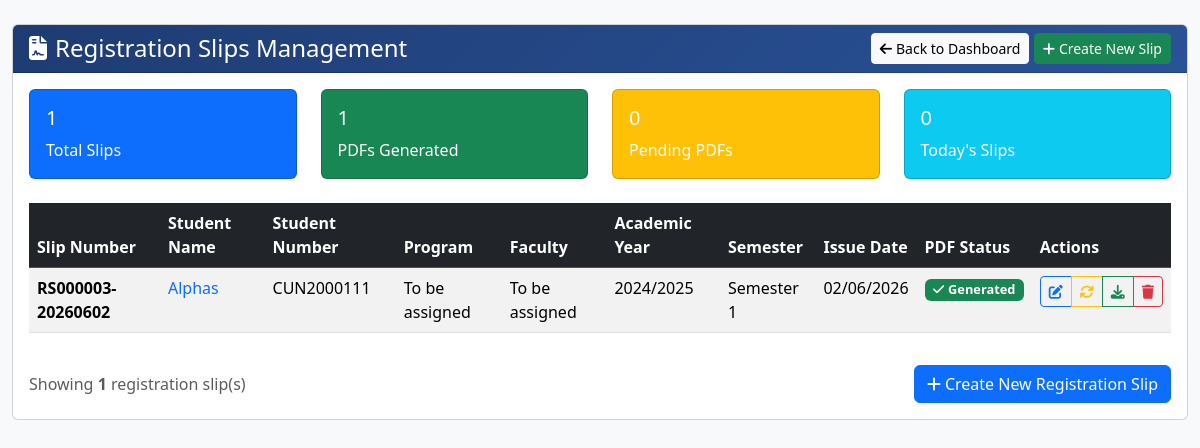
The page /admin/view_registration_slips (signed in) on the database as committed earlier.
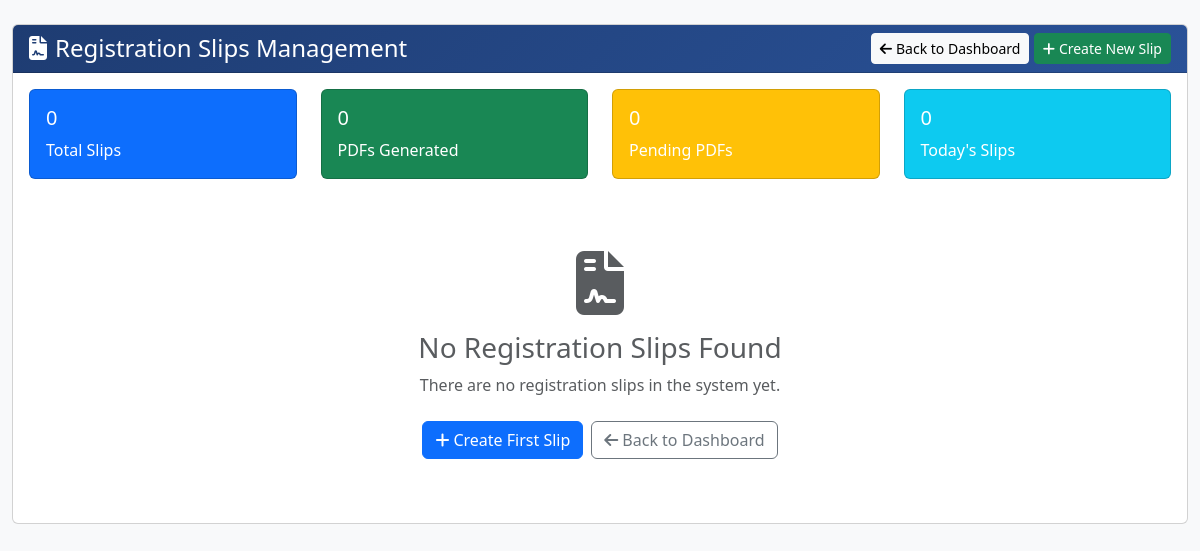
The same page on the database as committed later.
### app/models.py (models this page shows, shortened)
class RegistrationSlip(db.Model):
    __tablename__ = "registration_slip"
    id = db.Column(db.Integer, primary_key=True)
    slip_number = db.Column(db.String(50), unique=True, nullable=False)
    student_id = db.Column(db.Integer, db.ForeignKey('student.id'), nullable=False)
    issue_date = db.Column(db.DateTime, nullable=False, default=lambda: datetime.now(timezone.utc))
    pdf_filename = db.Column(db.String(255), nullable=True)
    created_by = db.Column(db.String(100), nullable=True)
    created_date = db.Column(db.DateTime, default=lambda: datetime.now(timezone.utc))
    academic_year = db.Column(db.String(20), nullable=True)
    semester = db.Column(db.String(20), nullable=True)
    program_name = db.Column(db.String(100), nullable=True)
    faculty_name = db.Column(db.String(100), nullable=True)
    student = db.relationship("Student", back_populates="registration_slips")

class Student(db.Model):
    __tablename__ = "student"
    id = db.Column(db.Integer, primary_key=True)
    student_number = db.Column(db.String(20), unique=True, nullable=False)
    name = db.Column(db.String(100), nullable=False)
    email = db.Column(db.String(120), unique=True, nullable=True)
    phone = db.Column(db.String(20), nullable=True)
    program = db.Column(db.String(50), nullable=True)
    faculty = db.Column(db.String(100), nullable=True)
    intake_year = db.Column(db.Integer, nullable=True)
    year_of_study = db.Column(db.Integer, nullable=True)
    semester = db.Column(db.String(20), nullable=True)
    created_at = db.Column(db.DateTime, default=lambda: datetime.now(timezone.utc))
    user = db.relationship("User", back_populates="student_profile", uselist=False, foreign_keys=[User.student_id])
    payments = db.relationship("Payment", back_populates="student", lazy=True, cascade="all, delete-orphan")
    registrations = db.relationship("Registration", back_populates="student", lazy=True, cascade="all, delete-orphan")
    registration_slips = db.relationship("RegistrationSlip", back_populates="student", lazy=True, cascade="all, delete-orphan")

### app/routes/admin_routes.py (the view)
@admin_bp.route('/view_registration_slips')
@admin_required
def view_registration_slips():
    registration_slips = RegistrationSlip.query.order_by(RegistrationSlip.issue_date.desc()).all()
    today = datetime.utcnow().date()
    today_count = len([slip for slip in registration_slips if slip.issue_date.date() == today])
    return render_template('admin/view_registration_slips.html',
                         slips=registration_slips,
                         today_count=today_count)

### app/routes/admin_routes.py (called while the page is built)
def admin_required(f):
    @wraps(f)
    def decorated_function(*args, **kwargs):
        if 'user_id' not in session or session.get('role') != 'admin':
            flash("Please log in as admin to access this page.", "warning")
            return redirect(url_for('admin.admin_login'))
        return f(*args, **kwargs)
    return decorated_function

### app/templates/admin/view_registration_slips.html (shortened to what the changed rows need)
<!DOCTYPE html>
<html lang="en">
<head>
    <link rel="stylesheet" href="https://cdn.jsdelivr.net/npm/bootstrap@5.3.2/dist/css/bootstrap.min.css">
    <link rel="stylesheet" href="https://cdnjs.cloudflare.com/ajax/libs/font-awesome/6.4.0/css/all.min.css">
</head>
<body class="bg-light">
    <div class="container-fluid py-4">
        <div class="row">
            <div class="col-12">
                <div class="card">
                    <div class="card-body">
                        <div class="row mb-4">
                            <div class="col-md-3">
                                <div class="card text-white bg-primary">
                                    <div class="card-body">
                                        <h5 class="card-title">{{ slips|length }}</h5>
                                        <p class="card-text">Total Slips</p>
                                    </div>
                                </div>
                            </div>
                            <div class="col-md-3">
                                <div class="card text-white bg-success">
                                    <div class="card-body">
                                        <h5 class="card-title">{{ slips|selectattr('pdf_filename')|list|length }}</h5>
                                        <p class="card-text">PDFs Generated</p>
                                    </div>
                                </div>
                            </div>
                        </div>
                        {% if slips %}
                        <div class="table-responsive">
                            <table class="table table-striped table-hover">
                                <thead class="table-dark">
                                    <tr>
                                        <th>Slip Number</th>
                                        <th>Student Name</th>
                                        <th>Student Number</th>
                                        <th>Program</th>
                                        <th>Faculty</th>
                                        <th>Academic Year</th>
                                        <th>Semester</th>
                                        <th>Issue Date</th>
                                        <th>PDF Status</th>
                                        <th>Actions</th>
                                    </tr>
                                </thead>
                                <tbody>
                                    {% for slip in slips %}
                                    <tr>
                                        <td>
                                            <strong>{{ slip.slip_number }}</strong>
                                        </td>
                                        <td>
                                            <a href="{{ url_for('admin.view_student_details', student_id=slip.student.id) }}"
                                               class="text-decoration-none">
                                                {{ slip.student.name }}
                                            </a>
                                        </td>
                                        <td>{{ slip.student.student_number }}</td>
                                        <td>{{ slip.program_name or '<span class="text-muted">Not set</span>'|safe }}</td>
                                        <td>{{ slip.faculty_name or '<span class="text-muted">Not set</span>'|safe }}</td>
                                        <td>{{ slip.academic_year or '2024/2025' }}</td>
                                        <td>{{ slip.semester or 'Semester 1' }}</td>
                                        <td>{{ slip.issue_date.strftime('%d/%m/%Y') }}</td>
                                        <td>
                                            {% if slip.pdf_filename %}
                                                <span class="badge bg-success status-badge">
                                                    <i class="fas fa-check me-1"></i>Generated
                                                </span>
                                            {% else %}
                                                <span class="badge bg-warning status-badge">
                                                    <i class="fas fa-clock me-1"></i>Pending
                                                </span>
                                            {% endif %}
                                        </td>
                                        <td class="table-actions">
                                            <div class="btn-group btn-group-sm">
                                                <a href="{{ url_for('admin.edit_registration_slip', slip_id=slip.id) }}"
                                                   class="btn btn-outline-primary"
                                                   title="Edit Slip">
                                                    <i class="fas fa-edit"></i>
                                                </a>
                                                <a href="{{ url_for('admin.regenerate_slip_pdf', slip_id=slip.id) }}"
                                                   class="btn btn-outline-warning"
                                                   title="Regenerate PDF">
                                                    <i class="fas fa-sync"></i>
                                                </a>
                                                {% if slip.pdf_filename %}
                                                <a href="{{ url_for('admin.serve_registration_slip', filename=slip.pdf_filename) }}"
                                                   class="btn btn-outline-success"
                                                   target="_blank"
                                                   title="Download PDF">
                                                    <i class="fas fa-download"></i>
                                                </a>
                                                {% else %}
                                                <button class="btn btn-outline-secondary" disabled title="No PDF available">
                                                    <i class="fas fa-download"></i>
                                                </button>
                                                {% endif %}
                                                <a href="{{ url_for('admin.delete_registration_slip', slip_id=slip.id) }}"
                                                   class="btn btn-outline-danger"
                                                   onclick="return confirm('Are you sure you want to delete this registration slip? This action cannot be undone.')"
                                                   title="Delete Slip">
                                                    <i class="fas fa-trash"></i>
                                                </a>
                                            </div>
                                        </td>
                                    </tr>
                                    {% endfor %}
                                </tbody>
                            </table>
                        </div>
                        <div class="d-flex justify-content-between align-items-center mt-3">
                            <div class="text-muted">
                                Showing <strong>{{ slips|length }}</strong> registration slip(s)
                            </div>
                            <div>
                                <a href="{{ url_for('admin.create_registration_slip_form') }}" class="btn btn-primary">
                                    <i class="fas fa-plus me-1"></i>Create New Registration Slip
                                </a>
                            </div>
                        </div>
                        {% else %}
                        <div class="text-center py-5">
                            <i class="fas fa-file-contract fa-4x text-muted mb-3"></i>
                            <h3 class="text-muted">No Registration Slips Found</h3>
                            <p class="text-muted mb-4">
                                There are no registration slips in the system yet.
                            </p>
                            <div class="d-flex justify-content-center gap-2">
                                <a href="{{ url_for('admin.create_registration_slip_form') }}" class="btn btn-primary">
                                    <i class="fas fa-plus me-1"></i>Create First Slip
                                </a>
                                <a href="{{ url_for('admin.dashboard') }}" class="btn btn-outline-secondary">
                                    <i class="fas fa-arrow-left me-1"></i>Back to Dashboard
                                </a>
                            </div>
                        </div>
                        {% endif %}
                    </div>
                </div>
            </div>
        </div>
    </div>
</body>
</html>

Rows that differ between the two databases and show on the page:
removed RegistrationSlip: slip_number "RS000003-20260602", student.name "Alphas", student.student_number "CUN2000111", program_name "To be assigned", faculty_name "To be assigned", academic_year "2024/2025", semester "Semester 1", issue_date "02/06/2026", shows "Generated"
Other text that changed with them:
{{ slips|length }}: "1" → "0"
{{ slips|selectattr('pdf_filename')|list|length }}: "1" → "0"
{{ slips|length }}: "1" → (not shown)
text no longer shown: "Slip Number Student Name Student Number Program Faculty Academic Year Semester Issue Date PDF Status Actions Showing registration slip(s) Create New Registration Slip"
text now shown: "No Registration Slips Found There are no registration slips in the system yet. Create First Slip Back to Dashboard"
